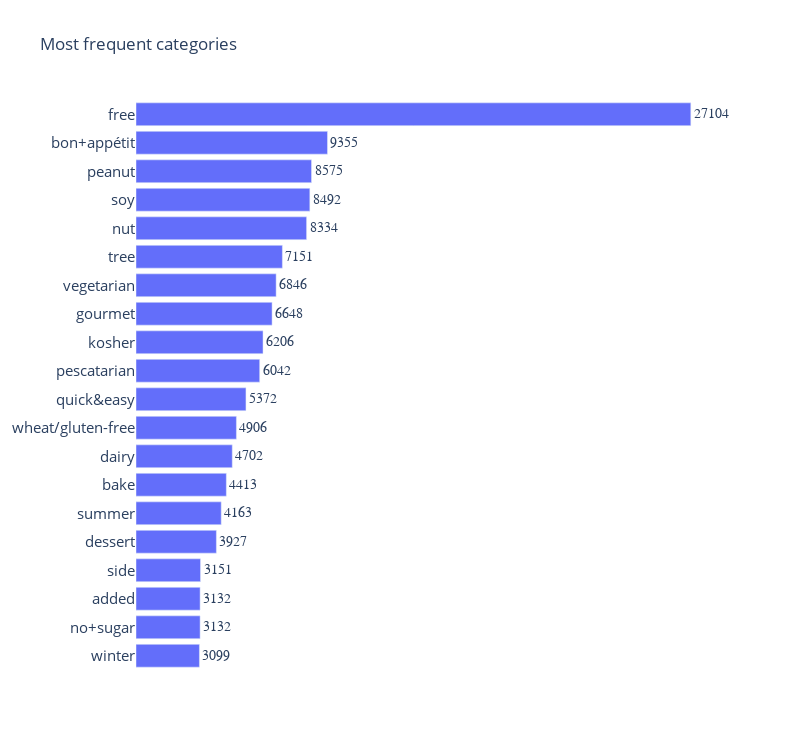

This figure's notebook cell:
### Code cell
layout = go.Layout(
    autosize=True,
    width=800,
    height=750)

fig_categories = go.Figure([go.Bar(x=categories_plot['count'].values, 
                        y=categories_plot['index'].values,
                        text=categories_plot['count'].values,
                        cliponaxis= False,
                        orientation='h',
                        width=0.8,
                        textfont=dict(family='Arial',
                                            size=14)
                       )],layout=layout)

fig_categories.update_layout(barmode='group', bargap=0.7,bargroupgap=0.0)
fig_categories.update_traces(texttemplate='%{text}', textposition='outside')

fig_categories.update_layout(
    xaxis=dict(
        showgrid=False,
        showline=False,
        showticklabels=False,
        zeroline=False,

    ),
    yaxis=dict(
        showgrid=False,
        showline=False,
        zeroline=False,
        autorange="reversed"
        ),
yaxis_tickfont_size=15)
    
fig_categories.update_layout(
    title_text="Most frequent categories",
    showlegend=False,
    plot_bgcolor='white')
fig_categories.show()

### Figure 1 — Plotly figure (JSON) as saved in the notebook; plotly's stock layout.template omitted (floating-point values rounded to 4 significant figures)
{"data": [{"cliponaxis": false, "orientation": "h", "text": [27104, 9355, 8575, 8492, 8334, 7151, 6846, 6648, 6206, 6042, 5372, 4906, 4702, 4413, 4163, 3927, 3151, 3132, 3132, 3099], "textfont": {"family": "Arial", "size": 14}, "textposition": "outside", "texttemplate": "%{text}", "type": "bar", "width": 0.8, "x": [27104, 9355, 8575, 8492, 8334, 7151, 6846, 6648, 6206, 6042, 5372, 4906, 4702, 4413, 4163, 3927, 3151, 3132, 3132, 3099], "y": ["free", "bon+appétit", "peanut", "soy", "nut", "tree", "vegetarian", "gourmet", "kosher", "pescatarian", "quick&easy", "wheat/gluten-free", "dairy", "bake", "summer", "dessert", "side", "added", "no+sugar", "winter"]}], "layout": {"autosize": true, "bargap": 0.7, "bargroupgap": 0, "barmode": "group", "height": 750, "plot_bgcolor": "white", "showlegend": false, "title": {"text": "Most frequent categories"}, "width": 800, "xaxis": {"showgrid": false, "showline": false, "showticklabels": false, "zeroline": false}, "yaxis": {"autorange": "reversed", "showgrid": false, "showline": false, "tickfont": {"size": 15}, "zeroline": false}}}
